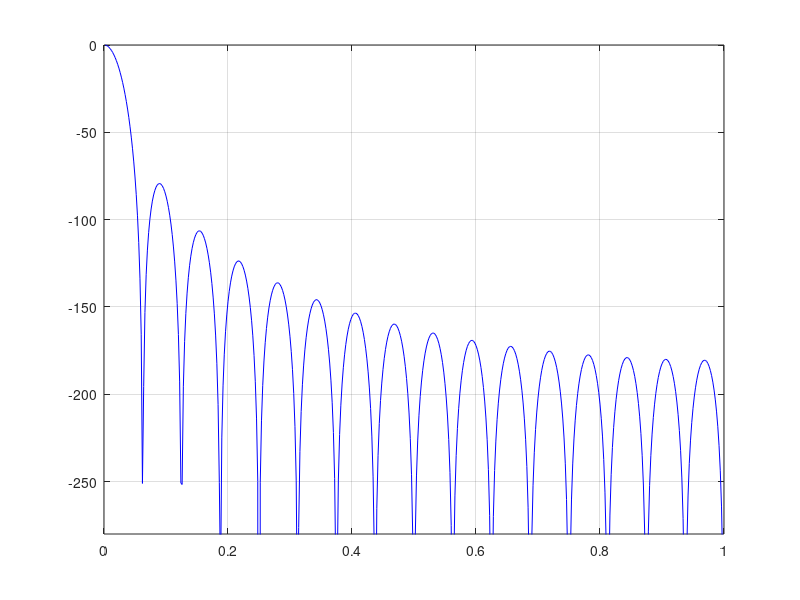

Recreate this plot in MATLAB.
clc;
clear all;
R=32;
M=1;
N=6;

n=0:1:500-1;
w=pi*n/(length(n));
num=sin(R*M*w/2);
den=sin(w/2);
H=(num./den).^N;
ABS_H=abs(H);
mag=20*log10(ABS_H/max(ABS_H));
plot(w/pi,mag,'blue');
grid on;
axis([0,1,-280,0]);
